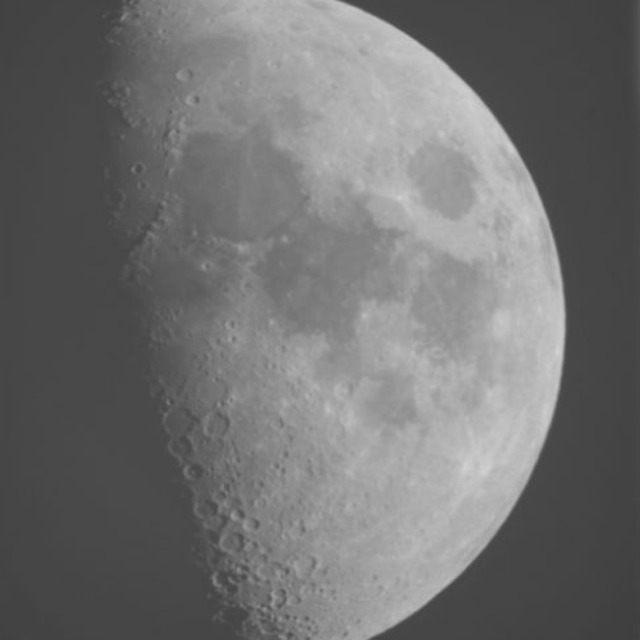
#> input picture moon.png, 640 x 640 px
$ python second.py
#> lines starting #> are read from the running program, lines starting #| are printed output that depends on the picture
import cv2 as cv
from matplotlib import pyplot as plt
import numpy as np

img = cv.imread("moon.png",cv.IMREAD_GRAYSCALE)
#> img is the input picture: shape (640, 640); min 62, max 211, mean 112.3

def make_cdf(image = img) :
    hist, bins = np.histogram(image.flatten(), 256,[0,256])
#> hist = 256 values, max 41517 at index 70, min 0 at index 0, mean 1600; bins = 257 values from 0 to 256
    cdf=hist.cumsum()
#> cdf = 256 values from 0 to 409600
    cdf_normalized = cdf / cdf.max()
#> cdf_normalized = 256 values from 0 to 1
    cdf_display = cdf_normalized * float(hist.max())
#> cdf_display = 256 values from 0 to 41517
    return cdf, cdf_display

cdf, cdf_display = make_cdf(img)
#> cdf = 256 values from 0 to 409600; cdf_display = 256 values from 0 to 41517
cdf_m = np.ma.masked_equal(cdf,0)
cdf_new = (cdf_m - cdf_m.min()) / cdf_m.max() - cdf_m.min()* 255
cdf_ui8 = cdf_new.astype(np.uint8)

img_he = cv.equalizeHist(img)
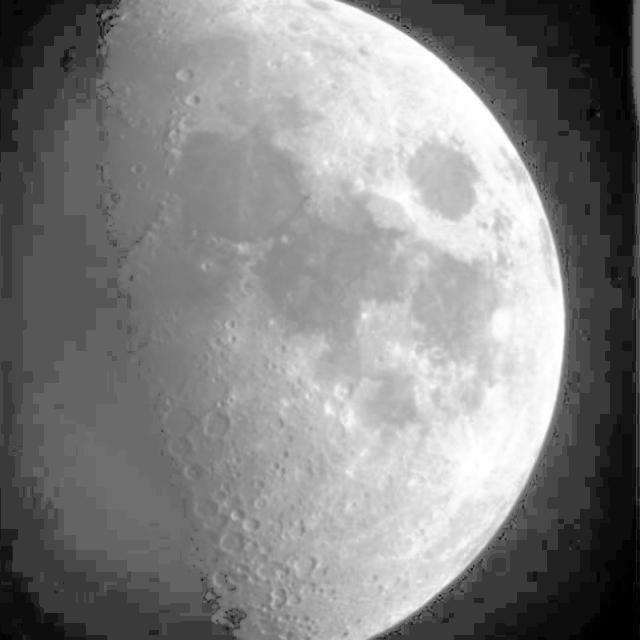
#> img_he: shape (640, 640); min 0, max 255, mean 131
cdf_he, cdf_display_he = make_cdf(img_he)
#> cdf_he = 256 values from 127 to 409600; cdf_display_he = 256 values from 12.87 to 41517

clahe = cv.createCLAHE(clipLimit=2.0, tileGridSize = (8,8))
img_ahe = clahe.apply(img)
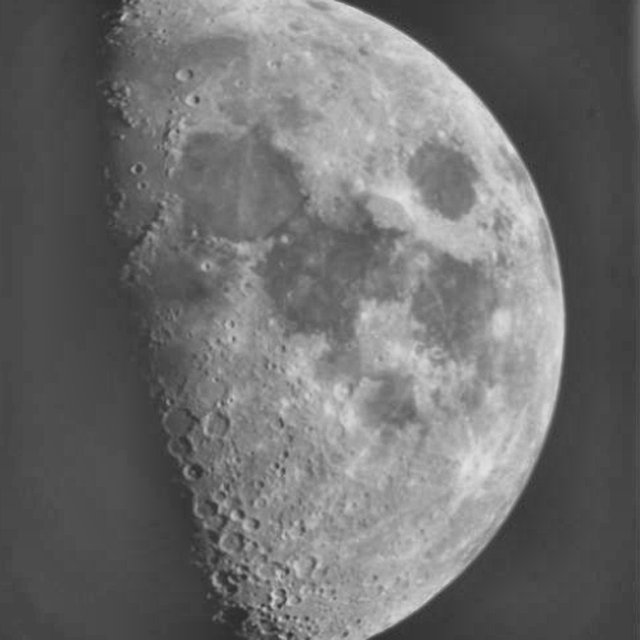
#> img_ahe: shape (640, 640); min 42, max 226, mean 110.5
cdf_ahe, cdf_display_ahe = make_cdf(img_ahe)
#> cdf_ahe = 256 values from 0 to 409600; cdf_display_ahe = 256 values from 0 to 13725

plt.subplot(2,3,1)
plt.imshow(img, cmap='gray')
plt.subplot(2,3,4)
plt.plot(cdf_display, color='b')
plt.hist(img.flatten(),256,[0,256],color='r')
plt.xlim([0,256])
plt.legend(('cdf','histogram'),loc='upper left')
plt.title("GrayScale Image")

plt.subplot(2,3,2)
plt.imshow(img_he, cmap='gray')
plt.subplot(2,3,5)
plt.plot(cdf_display_he, color='b')
plt.hist(img_he.flatten(),256,[0,256],color='r')
plt.xlim([0,256])
plt.legend(("cdf","histogram"),loc="upper left")
plt.title("Global Histogram Equalization")

plt.subplot(2,3,3)
plt.imshow(img_ahe, cmap='gray')
plt.subplot(2,3,6)
plt.plot(cdf_display_ahe, color='b')
plt.hist(img_ahe.flatten(),256,[0,256],color='r')
plt.xlim([0,256])
plt.legend(("cdf","histogram"),loc="upper left")
plt.title("Adaptive Histogram Equalization")
plt.show()
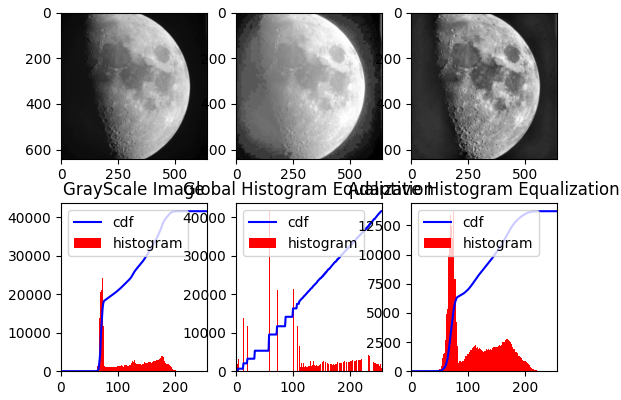
#> figure drawn by matplotlib, 6 panels; panel 2: tallest bar 41517 high, from x = 70 to 71; panel 2: curve peaks at x = 211, y = 41517; panel 4: tallest bar 41517 high, from x = 58 to 59; panel 4: curve peaks at x = 255, y = 41517

$ run again, with write.png copied over moon.png
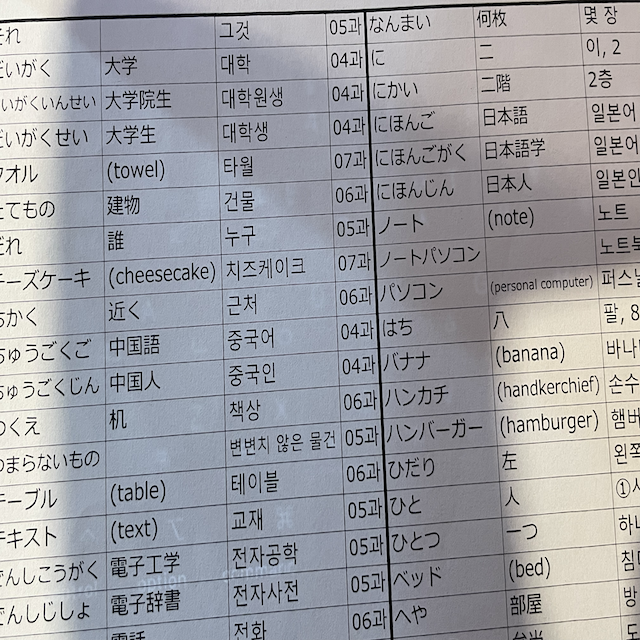
#> input picture write.png, 640 x 640 px
#> hist = 256 values, max 10467 at index 0, min 53 at index 12, mean 1600; bins = 257 values from 0 to 256
#> in make_cdf, `cdf=hist.cumsum()`: cdf = 256 values from 10467 to 409600
#> cdf_normalized = 256 values from 0.0256 to 1
#> in make_cdf, `cdf_display = cdf_normalized * float(hist.max())`: cdf_display = 256 values from 267.5 to 10467
#> `cdf, cdf_display = make_cdf(img)`: cdf = 256 values from 10467 to 409600; cdf_display = 256 values from 267.5 to 10467
#> `img_he = cv.equalizeHist(img)`:
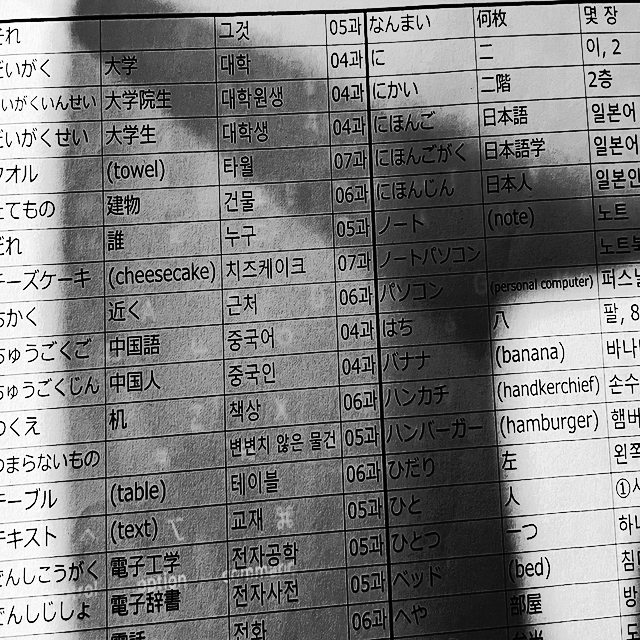
#> img_he: shape (640, 640); min 0, max 255, mean 125.5
#> cdf_he = 256 values from 11244 to 409600; cdf_display_he = 256 values from 308.7 to 11244
#> `img_ahe = clahe.apply(img)`:
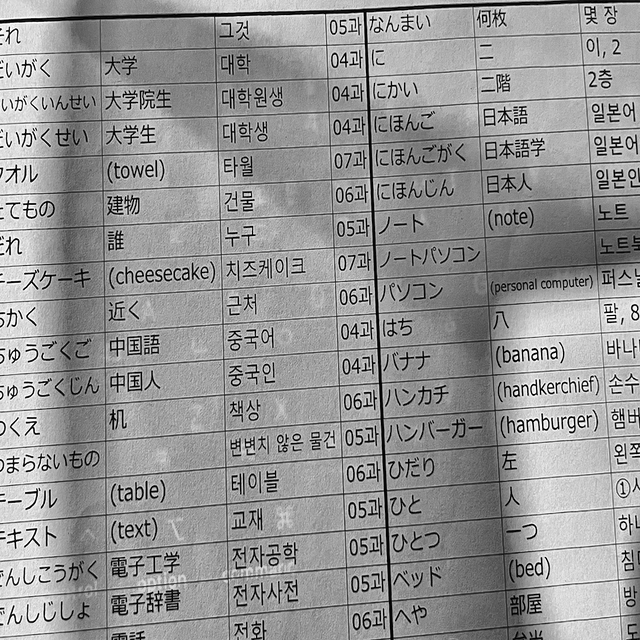
#> img_ahe: shape (640, 640); min 2, max 255, mean 148.8
#> cdf_ahe = 256 values from 0 to 409600; cdf_display_ahe = 256 values from 0 to 8148
